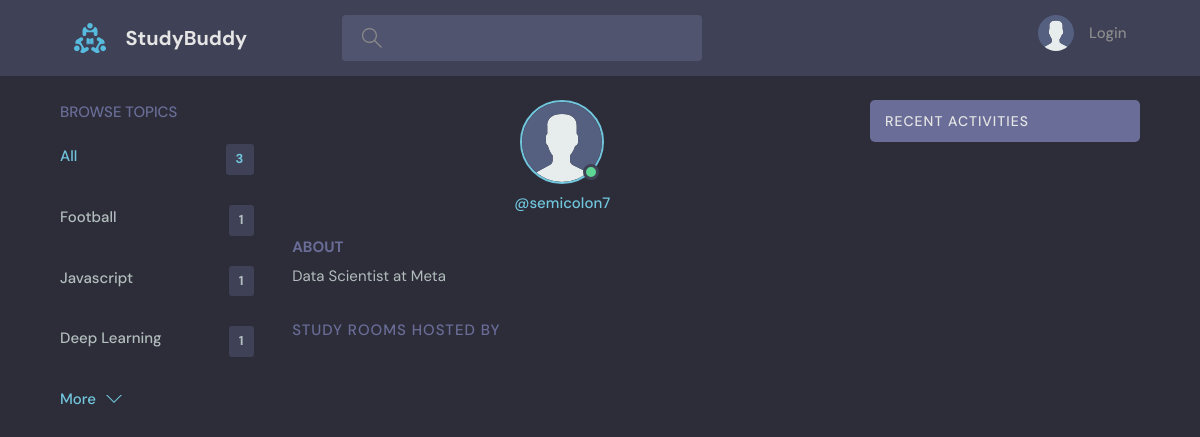
Before: /profile/3/ with the older database file.
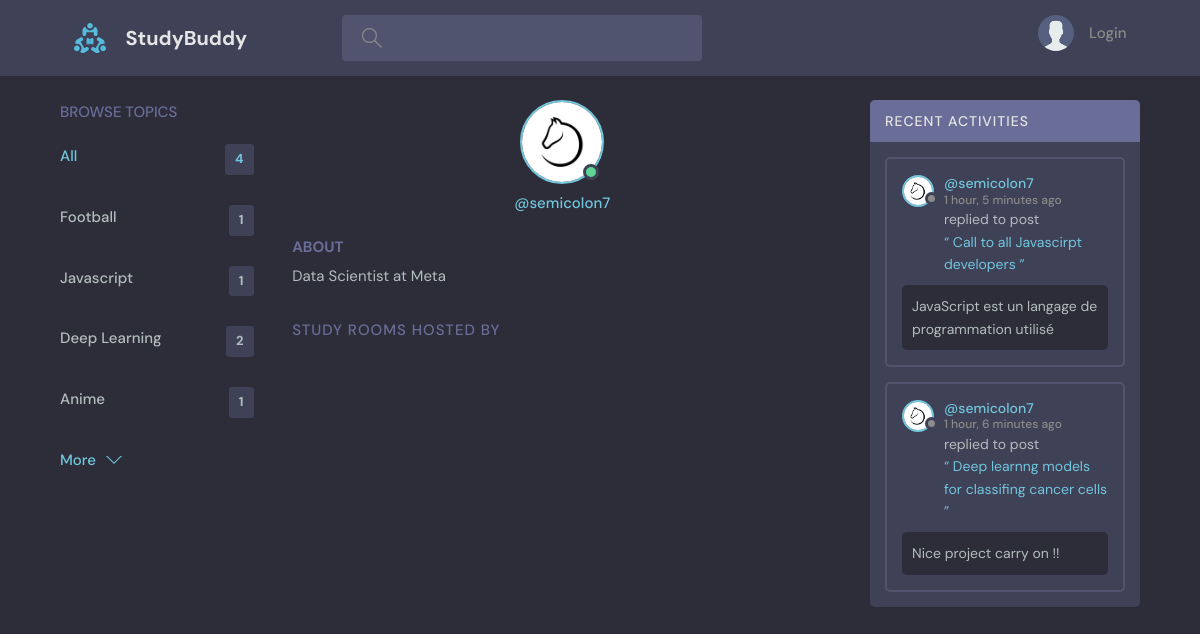
After: the same page with the newer database file.
### base/models.py (models this page shows)
class Topic(models.Model):
    name = models.CharField(max_length=200)
    def __str__(self):
        return self.name

class Message(models.Model):
    user = models.ForeignKey(User, on_delete=models.CASCADE)
    room = models.ForeignKey(Room, on_delete=models.CASCADE)
    body = models.CharField(max_length=300)
    updated = models.DateTimeField(auto_now=True)
    created = models.DateTimeField(auto_now_add=True)
    class Meta:
        ordering = ['-updated', '-created']
    def __str__(self):
        return self.body[0:50]

class Room(models.Model):
    host = models.ForeignKey(User, on_delete=models.CASCADE)
    topic = models.ForeignKey(Topic, on_delete=models.SET_NULL, null=True)
    name = models.CharField(max_length=200, null=True)
    description = models.TextField(null=True, blank=True)
    participants = models.ManyToManyField(User, related_name='participants', blank=True)
    updated = models.DateTimeField(auto_now=True)
    created = models.DateTimeField(auto_now_add=True)
    class Meta:
        ordering = ['-updated', '-created']
    def __str__(self):
        return self.name

### users/models.py (models this page shows)
class User(AbstractUser):
    name = models.CharField(max_length=200, null=True)
    email = models.EmailField(unique=True, null=True)
    bio = models.TextField(null=True)
    avatar = models.ImageField(upload_to='profiles/', default='profiles/avatar.svg', null=True, blank=True)
    USERNAME_FIELD = 'email'
    REQUIRED_FIELDS = []

### base/views.py (the view)
# urls.py: path('profile/<int:pk>/', views.profile, name="profile"),
def profile(request, pk):
    profile = User.objects.get(id=pk)
    rooms = profile.room_set.all()
    room_messages = profile.message_set.all()
    topics = Topic.objects.all()[0:5]
    context = {'profile': profile, 'rooms':rooms, 'topics':topics, 'room_messages': room_messages}
    return render(request, 'base/profile.html', context)

### base/templates/base/profile.html (shortened to what this page needs)
{% extends 'main.html' %}
{% block content %}
  <main class="profile-page layout layout--3">
    <div class="container">
      {% include 'base/section_topics.html' %}
      <div class="roomList">
        <div class="profile">
          <div class="profile__avatar">
            <div class="avatar avatar--large active">
              <img src="{{profile.avatar.url}}" />
            </div>
          </div>
          <div class="profile__info">
            <p>@{{profile.username}}</p>
          </div>
          <div class="profile__about">
            <h3>About</h3>
            <p>
              {{profile.bio}}
            </p>
          </div>
        </div>
        <div class="roomList__header">
          <div>
            <h2>Study Rooms Hosted by {{profile.first_name}}</a>
            </h2>
          </div>
        </div>
      </div>
        {% include 'base/section_activities.html' %}
    </div>
  </main>
{% endblock content %}

### templates/main.html (shortened to what this page needs)
{% load static %}
<!DOCTYPE html>
<html lang="en">
  <head>
    <link rel="stylesheet" href="{% static 'styles/style.css' %}" />
    <link rel="stylesheet" href="https://cdnjs.cloudflare.com/ajax/libs/font-awesome/6.2.1/css/all.min.css">
  </head>
  <body>
    {% include 'navbar.html' %}
    {% block content %}
    {% endblock content %}
  </body>
</html>

### templates/navbar.html (shortened to what this page needs)
{% load static %}
  <header class="header header--loggedIn">
    <div class="container">
      <a href="{% url 'home' %}" class="header__logo">
        <img src="{% static 'assets/logo.svg' %}" />
        <h1>StudyBuddy</h1>
      </a>
      <form class="header__search" action="{% url 'home' %}" method="get" >
        <label>
          <input name="search_query" placeholder="Search for rooms..." value="{{search_query}} "/>
        </label>
      </form>
      <nav class="header__menu">
        <div class="header__user">
          {% if user.is_authenticated %}
          <a href="{% url 'profile' user.id %}">
            <div class="avatar avatar--medium active">
              <img src="{{request.user.avatar.url}}" />
            </div>
            <p>{{user.username}} <span>@{{user.username}}</span></p>
          </a>
          <button class="dropdown-button">
            <svg version="1.1" xmlns="http://www.w3.org/2000/svg" width="32" height="32" viewBox="0 0 32 32">
              <title>chevron-down</title>
              <path d="M16 21l-13-13h-3l16 16 16-16h-3l-13 13z"></path>
            </svg>
          </button>
          {% else %}
            <a href="{% url 'login' %}">
              <img src="{% static 'assets/avatar.svg' %}" />
              <p>Login</p>
            </a>
          {% endif %}
        </div>
      </nav>
    </div>
  </header>

### base/templates/base/section_topics.html
<div class="topics">
    <div class="topics__header">
      <h2>Browse Topics</h2>
    </div>
    <ul class="topics__list">
      <li>
        <a href="/" class="active">All <span>{{topics.count}}</span></a>
      </li>
      {% for topic in topics %}
        <li>
          <a href="{% url 'home' %}?search_query={{topic}}">{{topic}} <span>{{topic.room_set.all.count}}</span></a>
        </li>
      {% endfor %}
    </ul>
    <a class="btn btn--link" href="{% url 'topics' %}">
      More
      <svg version="1.1" xmlns="http://www.w3.org/2000/svg" width="32" height="32" viewBox="0 0 32 32">
        <title>chevron-down</title>
        <path d="M16 21l-13-13h-3l16 16 16-16h-3l-13 13z"></path>
      </svg>
    </a>
  </div>

### base/templates/base/section_activities.html (shortened to what this page needs)
<div class="activities">
    <div class="activities__header">
        <h2>Recent Activities</h2>
    </div>
    {% for message in room_messages %}
        <div class="activities__box">
        <div class="activities__boxHeader roomListRoom__header">
            <a href="{% url 'profile' message.user.id %}" class="roomListRoom__author">
            <div class="avatar avatar--small">
                <img src="{{message.user.avatar.url}}" />
            </div>
            <p>
                @{{message.user.username}}
                <span>{{message.created|timesince}} ago</span>
            </p>
            </a>
        </div>
        <div class="activities__boxContent">
            <p>replied to post<a href="{% url 'room' message.room.id %}">“ {{message.room}} ”</a></p>
            <div class="activities__boxRoomContent">
            {{message}}
            </div>
        </div>
        </div>
    {% endfor %}
</div>

Changed rows visible on the page:
computed for Topic "Deep Learning": room_set.all.count "1" → "2"
added Topic: name "Anime", room_set.all.count "1"
changed User "semicolon7": avatar: picture added in place of a placeholder
added Message: user.avatar (picture), user.username "semicolon7", created "1 hour, 5 minutes", room "Call to all Javascirpt developers", body "JavaScript est un langage de programmation utilisé"
added Message: user.avatar (picture), user.username "semicolon7", created "1 hour, 6 minutes", room "Deep learnng models for classifing cancer cells", body "Nice project carry on !!"
Other visible differences:
{{ topics.count }}: "3" → "4"
